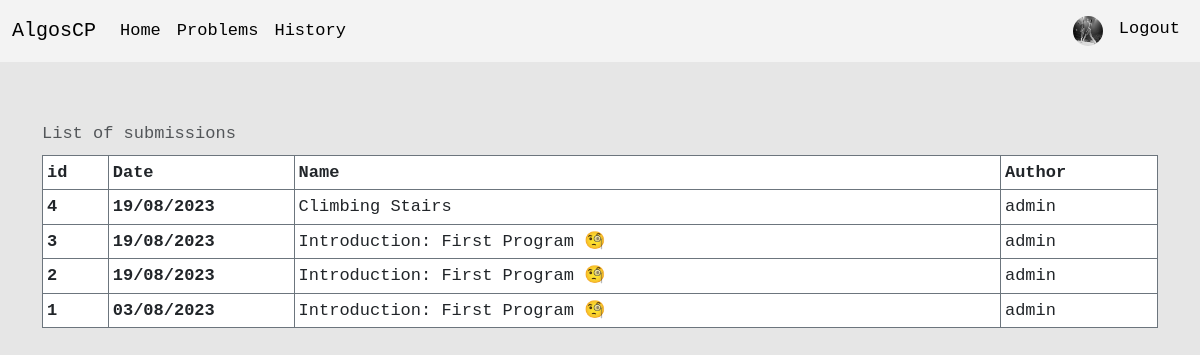
/history/ (signed in), run on an earlier commit of the app's database.
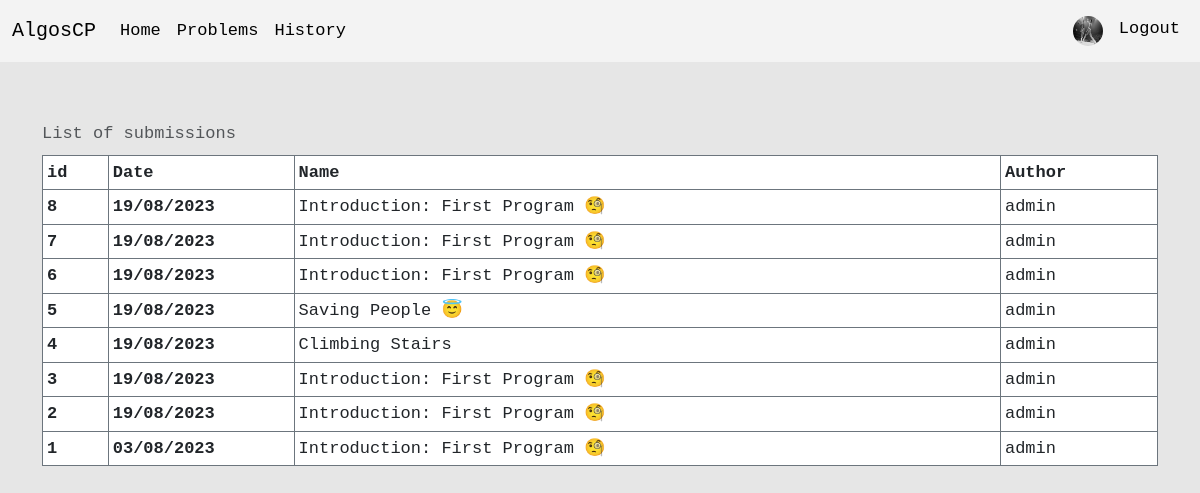
And on a later commit of the database.
### users/models.py (models this page shows, shortened)
class Profile(models.Model):
    user = models.OneToOneField(User, on_delete = models.CASCADE)
    image = models.ImageField(default = 'profile_pictures/default.jpg', upload_to = 'profile_pictures/')
    description = models.TextField(default = '', blank = True)

### problems/models.py (models this page shows, shortened)
class Submission(models.Model):
    user = models.ForeignKey(User, on_delete=models.CASCADE)
    problem = models.ForeignKey(Problem, on_delete=models.CASCADE, default=1)
    code = models.TextField(null=False, blank=False)
    date = models.DateTimeField(auto_now_add=True)
    STATUS = [
        ("P", "Passed"),
        ("F", "Failed"),
    ]

class Problem(models.Model):
    name = models.CharField(max_length=50, unique=True, null=False, blank=False, default='lowercase letters only')
    title = models.CharField(max_length=50, null=False, blank=False, default='')
    description = models.TextField()
    template = models.TextField(blank=False, default='')
    input = models.TextField(default='')
    correct_output = models.TextField(default='')

### problems/views.py (the view)
# urls.py: path('history/', views.history, name='history'),
def history(request):
    if request.user.is_authenticated:
        submissions = Submission.objects.filter(user = request.user).order_by('-date')
        return render(request, 'submissions/history.html', {'submissions':submissions})
    return render(request, 'login_required.html', {})

### problems/templates/submissions/history.html
{% extends 'base.html' %}
{% block content %}
  <center>
    {% if submissions %}
      <table class="table table-hover table-bordered border-secondary table-sm caption-top">
        <caption>List of submissions</caption>
        <thead>
          <tr>
            <th scope="col">id</th>
            <th scope="col">Date</th>
            <th scope="col">Name</th>
            <th scope="col">Author</th>
          </tr>
        </thead>
        <tbody>
          {% for submission in submissions %}
            <tr>
              <th scope="row">{{ submission.id }}</th>
              <th class="col-2" scope="row">{{ submission.date|date:'d/m/Y' }}</th>
              <td>
                <a class="nav-link" href="{% url 'submission' submission.id %}">{{ submission.problem.title }}</a>
              </td>
              <td>
                <a class="nav-link" >{{ submission.user }}</a>
              </td>
            </tr>
          {% endfor %}
        </tbody>
      </table>
    {% else %}
      <h2>You have no submissions yet!</h2>
    {% endif %}
  </center>
{% endblock %}

### website/templates/base.html (shortened to what this page needs)
{% load static %}
<!doctype html>
<html lang="en">
  <head>
    <link href="https://cdn.jsdelivr.net/npm/bootstrap@5.3.0/dist/css/bootstrap.min.css" rel="stylesheet">
    <link rel="stylesheet" type="text/css" href="{% static 'style.css' %}">
  </head>
  <body>
    {% include 'navbar.html' %}
    <br/><br/>
      <div class="container">
        {% block content %}
        {% endblock %}
      </div>
  </body>
</html>

### website/templates/navbar.html (shortened to what this page needs)
<nav class="navbar navbar-expand-lg" style="background-color: #f3f3f3;">
  <div class="container-fluid">
    <a class="navbar-brand" href="{% url 'index' %}">AlgosCP</a>
    <div class="collapse navbar-collapse" id="navbarNavAltMarkup">
      <div class="navbar-nav">
        <a class="nav-link active" aria-current="page" href="{% url 'index' %}">Home</a>
        <a class="nav-link active" href="{% url 'list' %}">Problems</a>
        <a class="nav-link active" href="{% url 'history' %}">History</a>
      </div>
      {% if user.is_authenticated %}
        <div class="navbar-nav ms-auto">
          <a class="nav-link active" href="{% url 'profile' request.user %}">
            <img src="{{ user.profile.image.url }}" width=30 height=30 class="rounded-circle" alt="{{ profile.user.username }}">
          </a>
          <a class="nav-link active" href="{% url 'logout' %}">Logout</a>
        </div>
      {% else %}
        <div class="navbar-nav ms-auto">
          <a class="nav-item nav-link active" href="{% url 'login' %}">Login</a>
        </div>
      {% endif %}
    </div>
  </div>
</nav>

### website/static/style.css (style rules this page uses)
body { background-color: rgb(230, 230, 230); font-size: 17px; font-family: monospace, consolas, arial; }

What changed in the data, as far as the page shows it:
added Submission: id "8", date "19/08/2023", problem "Introduction: First Program 🧐", user "admin"
added Submission: id "7", date "19/08/2023", problem "Introduction: First Program 🧐", user "admin"
added Submission: id "6", date "19/08/2023", problem "Introduction: First Program 🧐", user "admin"
added Submission: id "5", date "19/08/2023", problem "Saving People 😇", user "admin"
